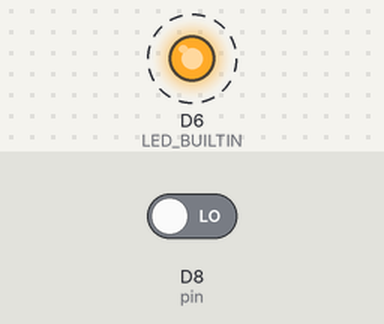
Simulated run of this sketch. Board: Arduino MKR. Parts: output pins drawn as LEDs (lit = HIGH). Dashed ring = blinking. Inputs (shaded band) come from the test bench; at power-on: D8 (pin) LOW.

Above: at 0.2 s.
Timing chart, 0 to 4.6 s (numbered marks = the images above):
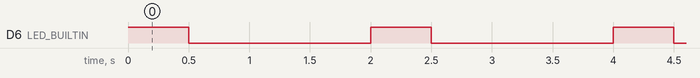

Measured:
- by itself, D6 (LED_BUILTIN): alternates HIGH for 0.50 s and LOW for 1.5 s

The sketch:

mkr_1010_battery.ino
```cpp
#include <ArduinoLowPower.h>
// Number of blinks per repetition
// Declare it volatile since it's incremented inside an interrupt
volatile int repetitions = 1;
// Pin used to trigger a wakeup
const int pin = 8;
void setup() {
  pinMode(LED_BUILTIN, OUTPUT);
  // Attach a wakeup interrupt on pin 8, calling repetitionsIncrease when the device is woken up
  LowPower.attachInterruptWakeup(pin, repetitionsIncrease, CHANGE);
}
void loop() {
  for (int i = 0; i < repetitions; i++) {
    digitalWrite(LED_BUILTIN, HIGH);
    delay(500);
    digitalWrite(LED_BUILTIN, LOW);
    delay(500);
  }
  // Triggers an infinite sleep (the device will be woken up only by the registered wakeup sources)
  // The power consumption of the chip will drop consistently
  LowPower.sleep();
}
void repetitionsIncrease() {
  // This function will be called once on device wakeup
  // You can do some little operations here (like changing variables which will be used in the loop)
  // Remember to avoid calling delay() and long running functions since this functions executes in interrupt context
  repetitions ++;
}
```
